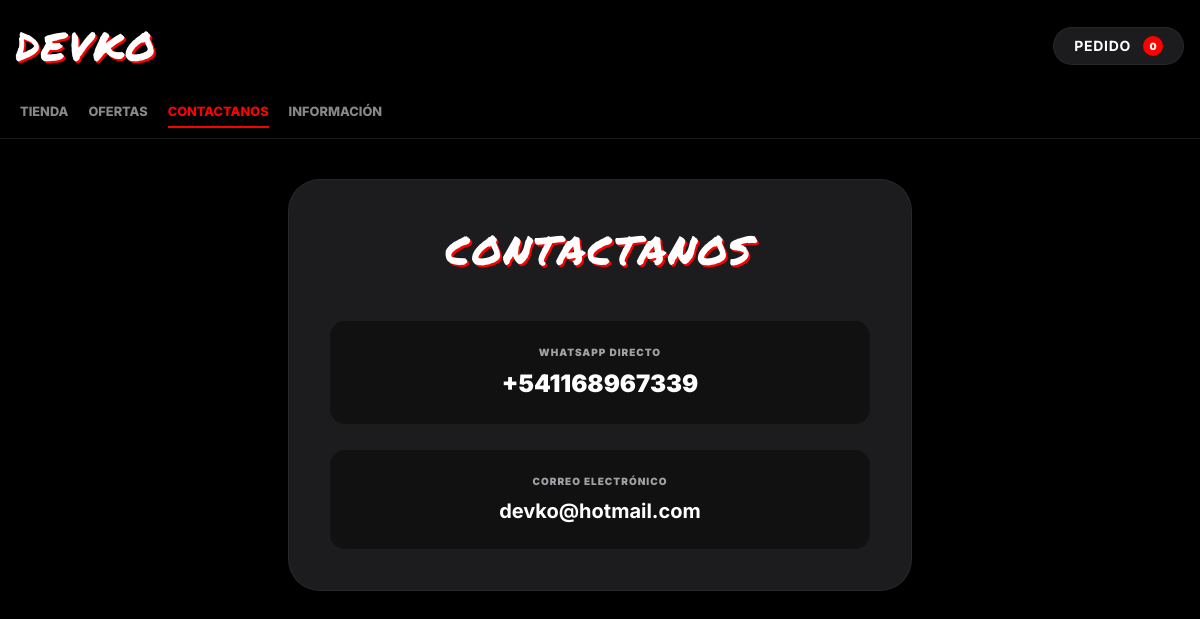
/contacto/, run on an earlier commit of the app's database.
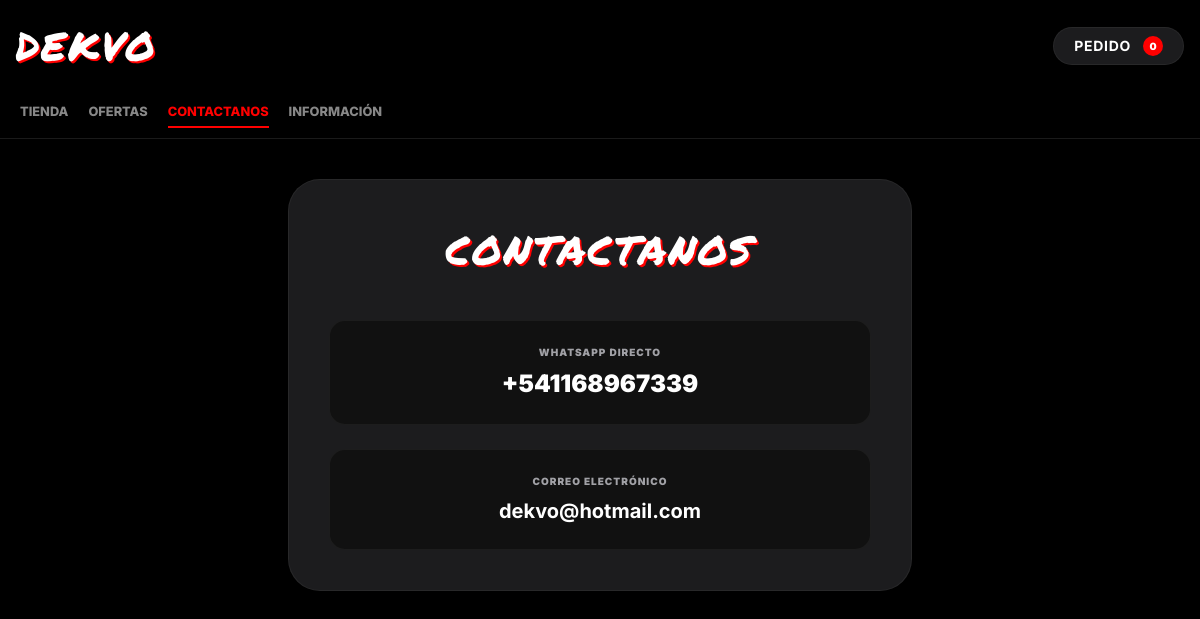
And on a later commit of the database.
### catalogo/models.py (models this page shows, shortened)
class ConfiguracionSitio(models.Model):
    nombre_empresa = models.CharField(
        max_length=100,
        default="TU MARCA",
        help_text="Nombre que se mostrará en el encabezado."
    )
    whatsapp = models.CharField(max_length=20, blank=True, null=True, help_text="Ej: +5491123456789")
    email = models.EmailField(blank=True, null=True, help_text="Ej: ventas@tumarca.com")
    texto_informacion = models.TextField(blank=True, null=True, help_text="Info de envíos, talles, etc.")
    class Meta:
        verbose_name = "Configuración del Sitio"
        verbose_name_plural = "Configuración del Sitio"

### catalogo/views.py (the view)
# urls.py: path('contacto/', views.contacto, name='contacto'),
def contacto(request):
    carrito = Carrito(request)
    total_unidades = carrito.obtener_total_unidades()
    return render(request, 'catalogo/contacto.html', {'total_unidades': total_unidades})

### catalogo/carrito.py (called while the page is built)
    def obtener_total_unidades(self):
        return sum(item['cantidad'] for item in self.carrito.values())

### catalogo/context_processors.py (called while the page is built)
def datos_empresa(request):
    try:
        conf = ConfiguracionSitio.objects.get(pk=1)
        return {
            'nombre_empresa': conf.nombre_empresa,
            'whatsapp_empresa': conf.whatsapp,
            'email_empresa': conf.email,
            'info_empresa': conf.texto_informacion
        }
    except ConfiguracionSitio.DoesNotExist:
        return {
            'nombre_empresa': "TU MARCA",
            'whatsapp_empresa': "",
            'email_empresa': "",
            'info_empresa': ""
        }

### catalogo/templates/catalogo/contacto.html (shortened to what this page needs)
<!DOCTYPE html>
<html lang="es">
<head>
    <script src="https://cdn.tailwindcss.com"></script>
</head>
<body class="pb-10">
    <nav class="oneui-nav sticky top-0 z-50 mb-6">
        <div class="flex justify-between items-center p-4">
            <a href="{% url 'inicio' %}" class="letra-trap text-white">{{ nombre_empresa|default:"TU MARCA" }}</a>
            <a href="{% url 'ver_carrito' %}" class="bg-[#1c1c1e] rounded-[28px] border border-white/5 px-5 py-2 flex items-center gap-3 active:scale-95 transition-transform">
                <span class="text-sm font-bold uppercase tracking-wider">Pedido</span>
                <div class="bg-[#ff0000] text-white text-[10px] font-black w-5 h-5 flex items-center justify-center rounded-full">{{ total_unidades|default:"0" }}</div>
            </a>
        </div>
        <div class="tabs-container">
            <a href="{% url 'inicio' %}" class="nav-tab {% if request.resolver_match.url_name == 'inicio' %}active{% endif %}">Tienda</a>
            <a href="{% url 'ofertas' %}" class="nav-tab {% if request.resolver_match.url_name == 'ofertas' %}active{% endif %}">Ofertas</a>
            <a href="{% url 'contacto' %}" class="nav-tab {% if request.resolver_match.url_name == 'contacto' %}active{% endif %}">Contactanos</a>
            <a href="{% url 'informacion' %}" class="nav-tab {% if request.resolver_match.url_name == 'informacion' %}active{% endif %}">Información</a>
        </div>
    </nav>
    <div class="container mx-auto px-6 mt-10 max-w-2xl">
        <div class="bg-[#1c1c1e] rounded-[32px] p-10 border border-white/5 shadow-2xl text-center">
            <h1 class="letra-trap mb-10">CONTACTANOS</h1>
            {% if whatsapp_empresa %}
            <div class="mb-6 p-6 bg-[#111] rounded-2xl border border-white/5">
                <p class="text-[10px] font-black text-[#a1a1a6] uppercase tracking-widest mb-2">WhatsApp Directo</p>
                <a href="https://wa.me/{{ whatsapp_empresa|cut:'+'|cut:' ' }}" target="_blank" class="text-2xl font-black text-white hover:text-[#ff0000] transition-colors">{{ whatsapp_empresa }}</a>
            </div>
            {% endif %}
            {% if email_empresa %}
            <div class="p-6 bg-[#111] rounded-2xl border border-white/5">
                <p class="text-[10px] font-black text-[#a1a1a6] uppercase tracking-widest mb-2">Correo Electrónico</p>
                <a href="mailto:{{ email_empresa }}" class="text-xl font-bold text-white hover:text-[#ff0000] transition-colors">{{ email_empresa }}</a>
            </div>
            {% endif %}
        </div>
    </div>
</body>
</html>

### catalogo/templates/catalogo/contacto.html (style rules this page uses)
:root { --oneui-bg: #000; --oneui-card: #1c1c1e; }
body { background: var(--oneui-bg); color: #fff; font-family: 'Inter', sans-serif; }
.letra-trap { font-family: 'Permanent Marker', cursive; font-size: 2.5rem; text-transform: uppercase; letter-spacing: 2px; transform: skewX(-5deg); text-shadow: 2px 2px 0px #ff0000; }
.oneui-nav { background: rgba(0,0,0,0.9); backdrop-filter: blur(25px); border-bottom: 1px solid rgba(255,255,255,0.1); }
.tabs-container { display: flex; gap: 20px; padding: 10px 20px; overflow-x: auto; scrollbar-width: none; }
.nav-tab { color: #888; font-weight: 800; text-transform: uppercase; font-size: 0.8rem; padding-bottom: 5px; border-bottom: 2px solid transparent; transition: all 0.3s; }
.nav-tab.active { color: #ff0000; border-bottom: 2px solid #ff0000; }

What changed in the data, as far as the page shows it:
changed ConfiguracionSitio: nombre_empresa "DEVKO" → "DEKVO"; email "devko@hotmail.com" → "dekvo@hotmail.com"
